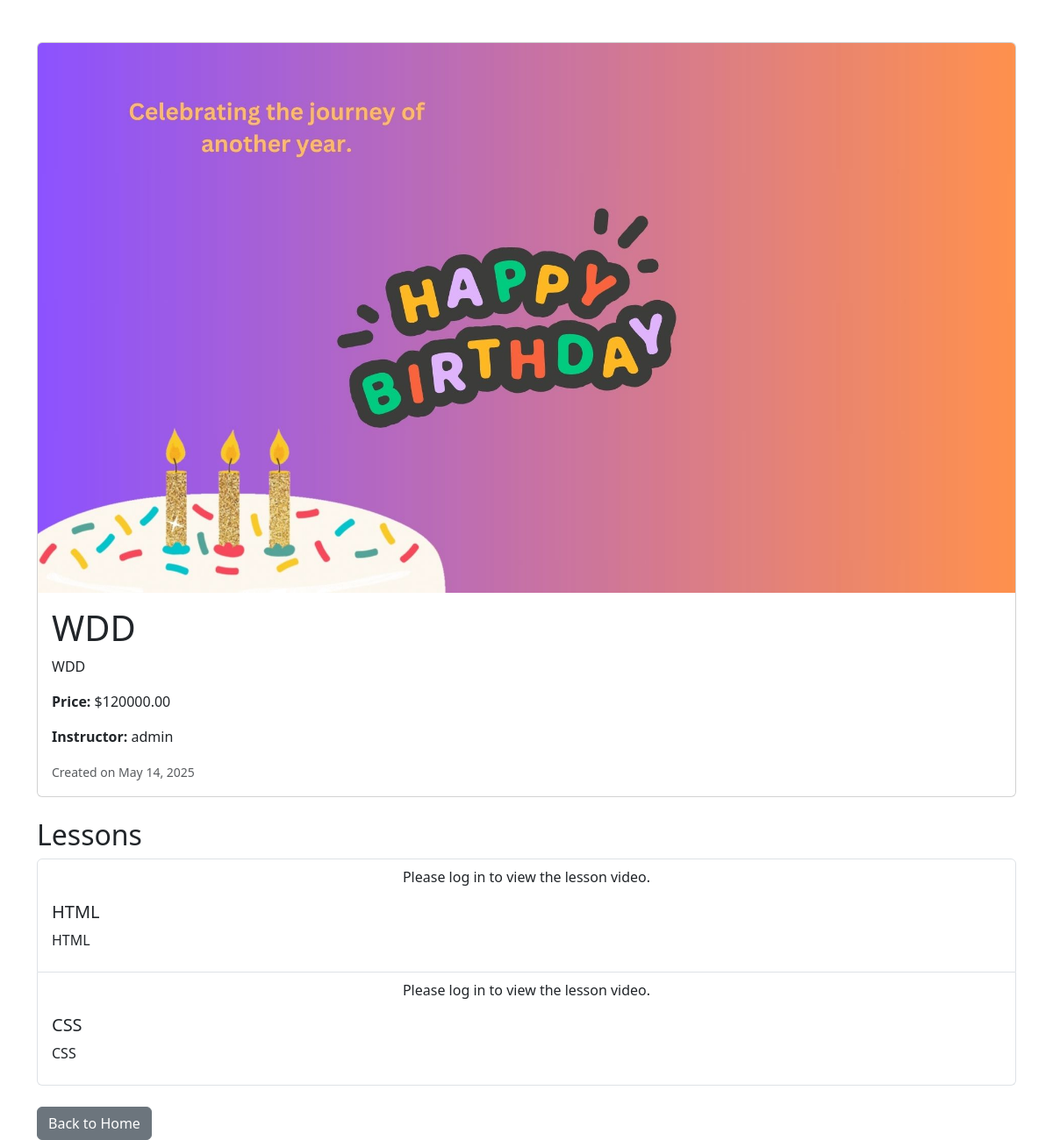
The app's page /course/1/ with its own data.
### flyapp/models.py (models this page shows, shortened)
class Course(models.Model):
    title = models.CharField(max_length=200)
    description = models.TextField()
    image = models.ImageField(upload_to='course_images/')
    price = models.DecimalField(max_digits=10, decimal_places=2)
    instructor = models.ForeignKey('auth.User', on_delete=models.CASCADE)
    created_at = models.DateTimeField(auto_now_add=True)

class Lesson(models.Model):
    course = models.ForeignKey(Course, related_name='lessons', on_delete=models.CASCADE)
    title = models.CharField(max_length=200)
    content = models.TextField()
    order = models.PositiveIntegerField()
    vedio_url = models.URLField(max_length=200)
    created_at = models.DateTimeField(auto_now_add=True)

### flyapp/views.py (the view)
# urls.py: path('course/<int:pk>/', views.course_detail, name='course_detail'),
def course_detail(request, pk):
    course = get_object_or_404(Course, pk=pk)
    return render(request, 'flyapp/course_detail.html', {'course': course})

### flyapp/templates/flyapp/course_detail.html (shortened to what this page needs)
<!DOCTYPE html>
<html lang="en">
<head>
    <link href="https://cdn.jsdelivr.net/npm/bootstrap@5.3.0-alpha1/dist/css/bootstrap.min.css" rel="stylesheet">
</head>
<body>
    <div class="container mt-5">
        <div class="card">
            <img src="{{ course.image.url }}" class="card-img-top" alt="{{ course.title }}">
            <div class="card-body">
                <h1 class="card-title">{{ course.title }}</h1>
                <p class="card-text">{{ course.description }}</p>
                <p class="card-text"><strong>Price:</strong> ${{ course.price }}</p>
                <p class="card-text"><strong>Instructor:</strong> {{ course.instructor }}</p>
                <p class="card-text"><small class="text-muted">Created on {{ course.created_at|date:"F j, Y" }}</small>
                </p>
            </div>
        </div>
        <div class="mt-4">
            <h2>Lessons</h2>
            <ul class="list-group">
                {% for lesson in course.lessons.all %}
                <li class="list-group-item">
                   {% if user.is_authenticated %}
                    <iframe src="{{ lesson.vedio_url }}" width="100%" height="400px"></iframe>
                    {% else %}
                    <p class="text-center">Please log in to view the lesson video.</p>
                    {% endif %}
                    <h5>{{ lesson.title }}</h5>
                    <p>{{ lesson.content }}</p>
                </li>
                {% empty %}
                <li class="list-group-item">No lessons available for this course.</li>
                {% endfor %}
            </ul>
        </div>
         {% if user.is_superuser %}
        <div class="mt-4">
            <a href="{% url 'lesson_create' course.pk %}" class="btn btn-primary">Add Lesson</a>
        </div>
        <div class="mt-4">
            <a href="{% url 'course_list' %}" class="btn btn-secondary">Back to Courses</a>
        </div>
        {% else %}
        <div class="mt-4">
            <a href="{% url 'home' %}" class="btn btn-secondary">Back to Home</a>
        </div>
        {% endif %}
    </div>
</body>
</html>

### records on screen
Course: image (picture), title "WDD", description "WDD", price "120000.00", instructor "admin", created_at "May 14, 2025"
Lesson: title "HTML", content "HTML"
Lesson: title "CSS", content "CSS"
